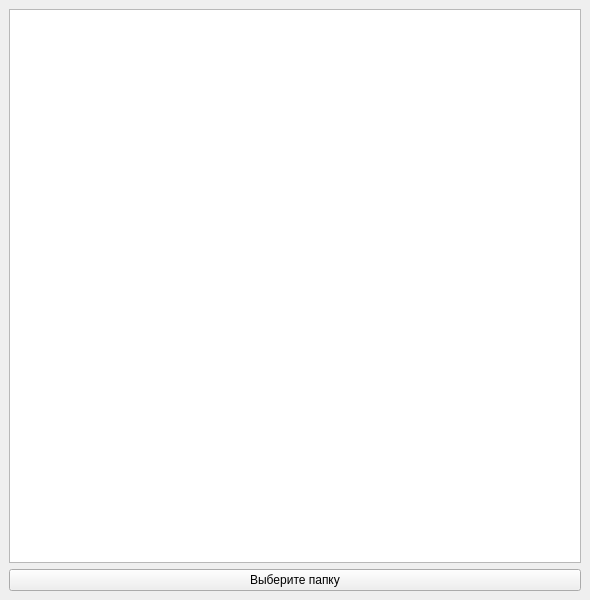
<?xml version="1.0" encoding="UTF-8"?>
<ui version="4.0">
 <class>MainWindow</class>
 <widget class="QMainWindow" name="MainWindow">
  <property name="geometry">
   <rect>
    <x>0</x>
    <y>0</y>
    <width>590</width>
    <height>600</height>
   </rect>
  </property>
  <property name="windowTitle">
   <string>MainWindow</string>
  </property>
  <widget class="QWidget" name="centralwidget">
   <layout class="QVBoxLayout" name="verticalLayout">
    <item>
     <widget class="QListWidget" name="listWidget"/>
    </item>
    <item>
     <widget class="QPushButton" name="btnBrowse">
      <property name="text">
       <string>Выберите папку</string>
      </property>
     </widget>
    </item>
   </layout>
  </widget>
 </widget>
 <resources/>
 <connections/>
</ui>
